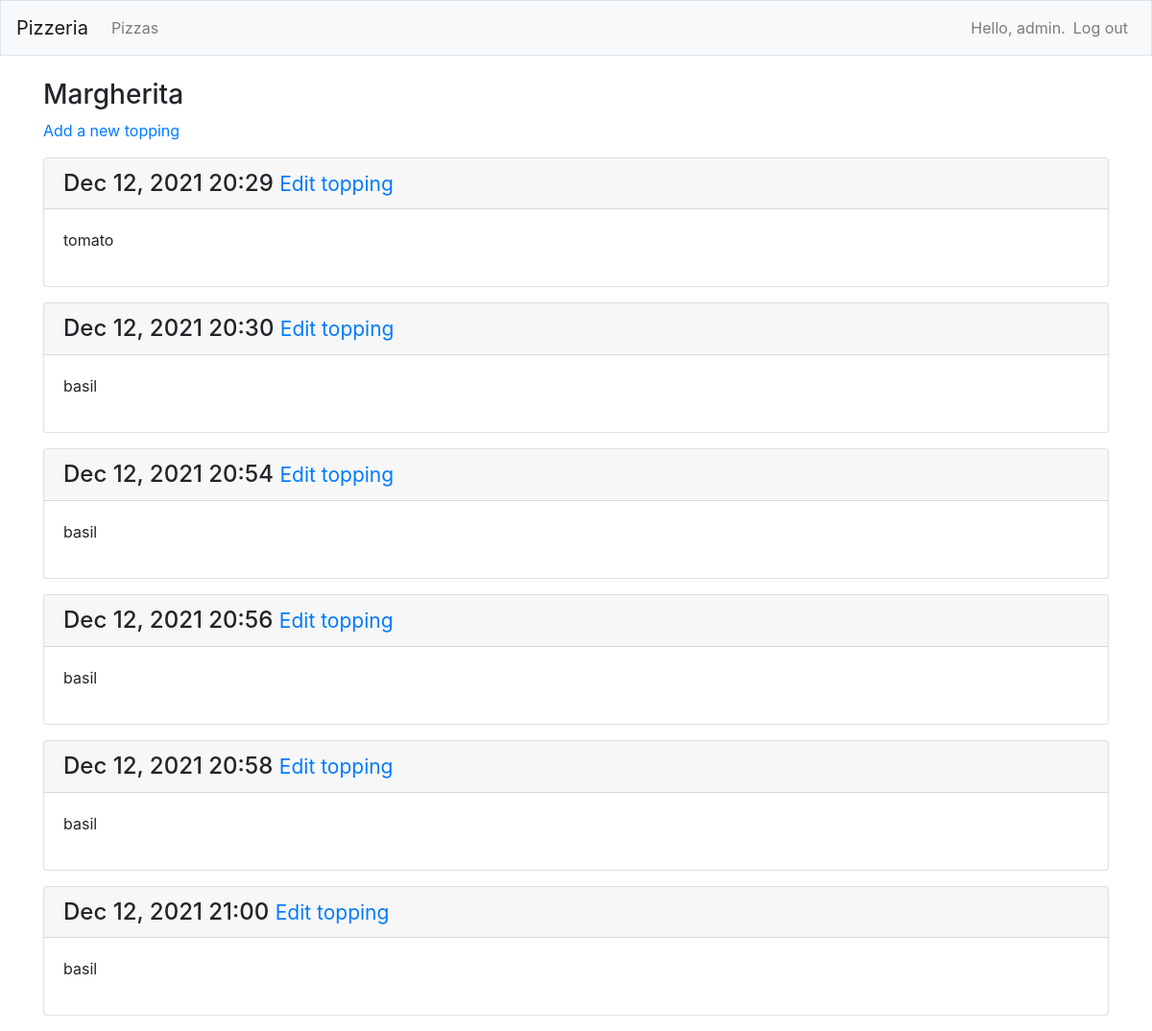
The page /pizzas/3/ (signed in) on the database its author committed.
### pizzas/models.py (models this page shows, shortened)
class Pizza(models.Model):
    name = models.CharField(max_length=200)
    date_added = models.DateTimeField(auto_now_add=True)
    owner = models.ForeignKey(User, on_delete=models.CASCADE)
    def __str__(self):
        return self.name

class Topping(models.Model):
    pizza = models.ForeignKey(Pizza, on_delete=models.CASCADE)
    name = models.CharField(max_length=200)
    date_added = models.DateTimeField(auto_now_add=True)
    class Meta:
        verbose_name_plural = "Toppings"

### pizzas/views.py (the view)
# urls.py: path("pizzas/<int:pizza_id>/", views.pizza, name="pizza"),
@login_required
def pizza(request, pizza_id):
    pizza = Pizza.objects.get(id=pizza_id)
    if pizza.owner != request.user:
        raise Http404
    toppings = pizza.topping_set.all()
    context = {"pizza": pizza, "toppings": toppings}
    return render(request, "pizzas/pizza.html", context)

### pizzas/templates/pizzas/pizza.html
{% extends "pizzas/base.html" %}
{% block page_header %}
<h3>{{ pizza }}</h3>
{% endblock page_header %}
{% block content %}
<p><a href="{% url 'pizzas:new_topping' pizza.id %}">Add a new topping</a></p>
{% for t in toppings %}
<div class="card mb-3">
    <h4 class="card-header">
        {{ t.date_added|date:'M d, Y H:i' }}
        <small><a href="{% url 'pizzas:edit_topping' t.id %}">Edit topping</a></small>
    </h4>
    <div class="card-body">
        {{ t.name|linebreaks }}
    </div>
</div>
{% empty %}
<li> You have not added any toppings on this pizza.</li>
{% endfor %}
{% endblock content %}

### pizzas/templates/pizzas/base.html (shortened to what this page needs)
{% load bootstrap4 %}
<!doctype html>
<html lang="eng">
<head>
    {% bootstrap_css %}{% bootstrap_javascript jquery='full' %}
</head>
<body>
    <nav class="navbar navbar-expand-md navbar-light bg-light mb-4 border">
        <a class="navbar-brand" href="{% url 'pizzas:index'%}">
            Pizzeria</a>
        <div class="collapse navbar-collapse" id="navbarCollapse">
            <ul class="navbar-nav mr-auto">
                <li class="nav-item">
                    <a class="nav-link" href="{% url 'pizzas:pizzas'%}">
                        Pizzas</a>
                </li>
            </ul>
            <ul class="navbar-nav ml-auto">
                {% if user.is_authenticated %}
                <li class="nav-item">
                    <span class="navbar-text" }">Hello, {{ user.username }}.</span>
                </li>
                <li class="nav-item">
                    <a class="nav-link" href="{% url 'users:logout' %}">Log out</a>
                </li>
                {% endif %}
            </ul>
        </div>
    </nav>
    <main role="main" class="container">
        <div class+"pb-2 mb-2 border-bottom">
            {% block page_header %}{% endblock page_header %}
        </div>
        <div>
            {% block content %}{% endblock content %}
        </div>
    </main>
</body>
</html>

### rows shown on the page
Pizza: name "Margherita"
Topping: date_added "Dec 12, 2021 20:29", name "tomato"
Topping: date_added "Dec 12, 2021 20:30", name "basil"
Topping: date_added "Dec 12, 2021 20:54", name "basil"
Topping: date_added "Dec 12, 2021 20:56", name "basil"
Topping: date_added "Dec 12, 2021 20:58", name "basil"
Topping: date_added "Dec 12, 2021 21:00", name "basil"

### other values the page prints
{{ user.username }} "admin"
